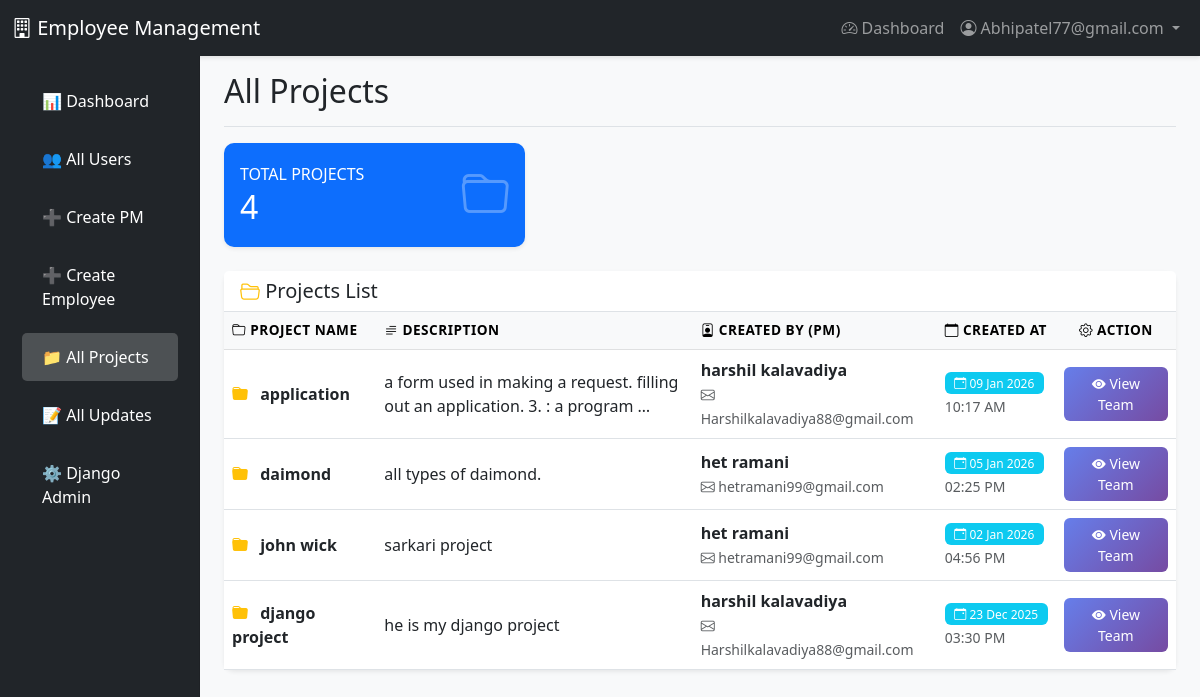
Page /projects/ (signed in) on the committed database.
### accounts/models.py (models this page shows, shortened)
class User(AbstractUser):
    ROLE_CHOICES = (
        ('EMPLOYEE', 'Employee'),
        ('PM', 'Project Manager'),
        ('ADMIN', 'Admin'),
    )
    username = None
    email = models.EmailField(unique=True)
    role = models.CharField(max_length=10, choices=ROLE_CHOICES, default='EMPLOYEE')
    profile_image = models.ImageField(upload_to='profiles/', null=True, blank=True)
    is_verified = models.BooleanField(default=False)
    verification_token = models.CharField(max_length=100, blank=True)
    created_by = models.ForeignKey('self', on_delete=models.SET_NULL, null=True, blank=True, related_name='created_users')
    USERNAME_FIELD = 'email'
    REQUIRED_FIELDS = []
    objects = UserManager()
    class Meta:
        db_table = 'users'
        verbose_name = 'User'
        verbose_name_plural = 'Users'

class Project(models.Model):
    name = models.CharField(max_length=200)
    description = models.TextField(blank=True)
    created_by = models.ForeignKey(User, on_delete=models.CASCADE, limit_choices_to={'role': 'PM'}, related_name='projects')
    created_at = models.DateTimeField(auto_now_add=True)
    updated_at = models.DateTimeField(auto_now=True)
    class Meta:
        db_table = 'projects'
        ordering = ['-created_at']
        verbose_name = 'Project'
        verbose_name_plural = 'Projects'

### accounts/views.py (the view)
    def wrapper(request, *args, **kwargs):
        if not request.user.is_authenticated or request.user.role != 'ADMIN':
            messages.error(request, 'Access denied. Admin only.')
            return redirect('dashboard')
        return view_func(request, *args, **kwargs)

### accounts/views.py (called while the page is built)
def admin_required(view_func):
    def wrapper(request, *args, **kwargs):
        if not request.user.is_authenticated or request.user.role != 'ADMIN':
            messages.error(request, 'Access denied. Admin only.')
            return redirect('dashboard')
        return view_func(request, *args, **kwargs)
    return wrapper

@login_required
@admin_required
def admin_projects_list(request):
    projects = Project.objects.all().order_by('-created_at')
    return render(request, 'admin_projects_list.html', {'projects': projects})

### accounts/templates/admin_projects_list.html (shortened to what this page needs)
{% extends 'base.html' %}
{% load static %}
{% block content %}
<div class="container-fluid">
    <div class="row">
        <nav class="col-md-2 d-md-block bg-dark sidebar vh-100 position-fixed" style="top: 56px;">
            <div class="position-sticky pt-3">
                <ul class="nav flex-column">
                    <li class="nav-item">
                        <a class="nav-link text-white" href="{% url 'dashboard' %}">
                            📊 Dashboard
                        </a>
                    </li>
                    <li class="nav-item">
                        <a class="nav-link text-white" href="{% url 'admin_users_list' %}">
                            👥 All Users
                        </a>
                    </li>
                    <li class="nav-item">
                        <a class="nav-link text-white" href="{% url 'pm_create' %}">
                            ➕ Create PM
                        </a>
                    </li>
                    <li class="nav-item">
                        <a class="nav-link text-white" href="{% url 'admin_create_employee' %}">
                            ➕ Create Employee
                        </a>
                    </li>
                    <li class="nav-item">
                        <a class="nav-link text-white active" href="{% url 'admin_projects_list' %}">
                            📁 All Projects
                        </a>
                    </li>
                    <li class="nav-item">
                        <a class="nav-link text-white" href="{% url 'admin_updates_list' %}">
                            📝 All Updates
                        </a>
                    </li>
                    <li class="nav-item">
                        <a class="nav-link text-white" href="/admin/" target="_blank">
                            ⚙️ Django Admin
                        </a>
                    </li>
                </ul>
            </div>
        </nav>
        <main class="col-md-10 ms-sm-auto px-md-4" style="margin-left: 16.66667%;">
            <div class="d-flex justify-content-between flex-wrap flex-md-nowrap align-items-center pt-3 pb-2 mb-3 border-bottom">
                <h1 class="h2">
                     All Projects
                </h1>
            </div>
            <div class="row mb-4">
                <div class="col-md-4">
                    <div class="card border-0 shadow-sm bg-primary text-white">
                        <div class="card-body">
                            <div class="d-flex justify-content-between align-items-center">
                                <div>
                                    <h6 class="text-uppercase mb-1">Total Projects</h6>
                                    <h2 class="mb-0">{{ projects.count }}</h2>
                                </div>
                                <i class="bi bi-folder" style="font-size: 3rem; opacity: 0.3;"></i>
                            </div>
                        </div>
                    </div>
                </div>
            </div>
            <div class="card shadow-sm border-0">
                <div class="card-header bg-white border-bottom">
                    <h5 class="mb-0">
                        <i class="bi bi-folder2-open text-warning"></i> Projects List
                    </h5>
                </div>
                <div class="card-body p-0">
                    <div class="table-responsive">
                        <table class="table table-hover mb-0">
                            <thead class="table-light">
                                <tr>
                                    <th><i class="bi bi-folder"></i> Project Name</th>
                                    <th><i class="bi bi-text-paragraph"></i> Description</th>
                                    <th><i class="bi bi-person-badge"></i> Created By (PM)</th>
                                    <th><i class="bi bi-calendar"></i> Created At</th>
                                    <th class="text-center"><i class="bi bi-gear"></i> Action</th>
                                </tr>
                            </thead>
                            <tbody>
                                {% for project in projects %}
                                <tr>
                                    <td>
                                        <i class="bi bi-folder-fill text-warning me-2"></i>
                                        <strong>{{ project.name }}</strong>
                                    </td>
                                    <td style="max-width: 350px;">
                                        {% if project.description %}
                                            {{ project.description|truncatewords:15 }}
                                        {% else %}
                                            <span class="text-muted">No description</span>
                                        {% endif %}
                                    </td>
                                    <td>
                                        <div>
                                            <strong>{{ project.created_by.get_full_name }}</strong>
                                        </div>
                                        <small class="text-muted">
                                            <i class="bi bi-envelope"></i> {{ project.created_by.email }}
                                        </small>
                                    </td>
                                    <td>
                                        <span class="badge bg-info">
                                            <i class="bi bi-calendar-event"></i>
                                            {{ project.created_at|date:"d M Y" }}
                                        </span>
                                        <br>
                                        <small class="text-muted">{{ project.created_at|date:"h:i A" }}</small>
                                    </td>
                                    <td class="text-center">
                                        <a href="{% url 'project_team_view' project.id %}"
                                           class="btn btn-sm btn-primary"
                                           data-bs-toggle="tooltip"
                                           data-bs-placement="top"
                                           title="View team members and their work">
                                            <i class="bi bi-eye-fill"></i> View Team
                                        </a>
                                    </td>
                                </tr>
                                {% endfor %}
                            </tbody>
                        </table>
                    </div>
                </div>
            </div>
        </main>
    </div>
</div>
{% endblock %}

### accounts/templates/base.html (shortened to what this page needs)
<!DOCTYPE html>
<html lang="en">
<head>
    <link href="https://cdn.jsdelivr.net/npm/bootstrap@5.3.0/dist/css/bootstrap.min.css" rel="stylesheet">
    <link rel="stylesheet" href="https://cdn.jsdelivr.net/npm/bootstrap-icons@1.11.0/font/bootstrap-icons.css">
</head>
<body>
    <nav class="navbar navbar-expand-lg navbar-dark bg-dark">
        <div class="container-fluid">
            <a class="navbar-brand" href="{% url 'dashboard' %}">
                <i class="bi bi-building"></i> Employee Management
            </a>
            {% if user.is_authenticated %}
                <div class="collapse navbar-collapse" id="navbarNav">
                    <ul class="navbar-nav ms-auto">
                        <li class="nav-item">
                            <a class="nav-link" href="{% url 'dashboard' %}">
                                <i class="bi bi-speedometer2"></i> Dashboard
                            </a>
                        </li>
                        <li class="nav-item dropdown">
                            <a class="nav-link dropdown-toggle" href="#" id="navbarDropdown" role="button" data-bs-toggle="dropdown">
                                <i class="bi bi-person-circle"></i> {{ user.email }}
                            </a>
                        </li>
                    </ul>
                </div>
            {% endif %}
        </div>
    </nav>
    <main>
        {% block content %}{% endblock %}
    </main>
</body>
</html>

### accounts/templates/base.html (style rules this page uses)
body { background: #f8f9fa; }
.navbar { box-shadow: 0 2px 4px rgba(0,0,0,0.1); }
.card { border-radius: 10px; border: none; }

### accounts/templates/admin_projects_list.html (style rules this page uses)
body { background-color: #f8f9fa !important; }
.sidebar { box-shadow: inset -1px 0 0 rgba(0, 0, 0, .1); }
.sidebar .nav-link { font-weight: 500; color: rgba(255, 255, 255, .8); padding: 12px 20px; border-radius: 5px; margin: 5px 10px; transition: all 0.3s ease; }
.sidebar .nav-link.active { color: #fff; background-color: rgba(255, 255, 255, .2); }
.card { border-radius: 10px; }
.table th { font-weight: 600; font-size: 0.85rem; text-transform: uppercase; letter-spacing: 0.5px; background-color: #f8f9fa; }
.table td { vertical-align: middle; }
.btn-sm { padding: 6px 12px; font-size: 0.875rem; border-radius: 6px; font-weight: 500; transition: all 0.3s ease; }
.btn-primary { background: linear-gradient(135deg, #667eea 0%, #764ba2 100%); border: none; }
.badge { padding: 0.4em 0.8em; font-weight: 500; }

### rows in the picture
User: email "Abhipatel77@gmail.com"
Project: name "application", description "a form used in making a request. filling out an application. 3. : a program …", created_by.get_full_name "harshil kalavadiya", created_by.email "Harshilkalavadiya88@gmail.com", created_at "09 Jan 2026", created_at "10:17 AM"
Project: name "daimond", description "all types of daimond.", created_by.get_full_name "het ramani", created_by.email "hetramani99@gmail.com", created_at "05 Jan 2026", created_at "02:25 PM"
Project: name "john wick", description "sarkari project", created_by.get_full_name "het ramani", created_by.email "hetramani99@gmail.com", created_at "02 Jan 2026", created_at "04:56 PM"
Project: name "django project", description "he is my django project", created_by.get_full_name "harshil kalavadiya", created_by.email "Harshilkalavadiya88@gmail.com", created_at "23 Dec 2025", created_at "03:30 PM"

### other values in the picture
{{ projects.count }} "4"
